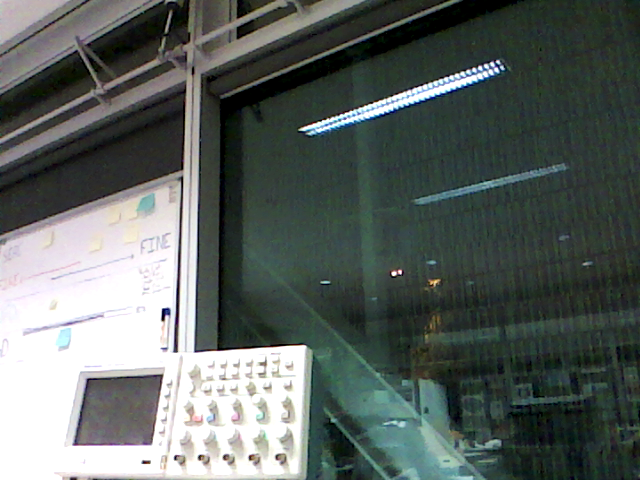
#> input picture lab03/colour/0001.png, 640 x 480 px, given in place of the camera
$ python harris.py
#> lines starting #> are read from the running program, lines starting #| are printed output that depends on the picture
# harris.py

import cv2
import numpy as np

cap = cv2.VideoCapture(-1)  # Open the first camera connected to the computer.

while True:
    ret, frame = cap.read()
#> frame is the input picture: shape (480, 640, 3); mean B, G, R 96.3, 99.9, 92.2
    # The Harris corner detector operates on a grayscale image.
    gray = cv2.cvtColor(frame, cv2.COLOR_BGR2GRAY)
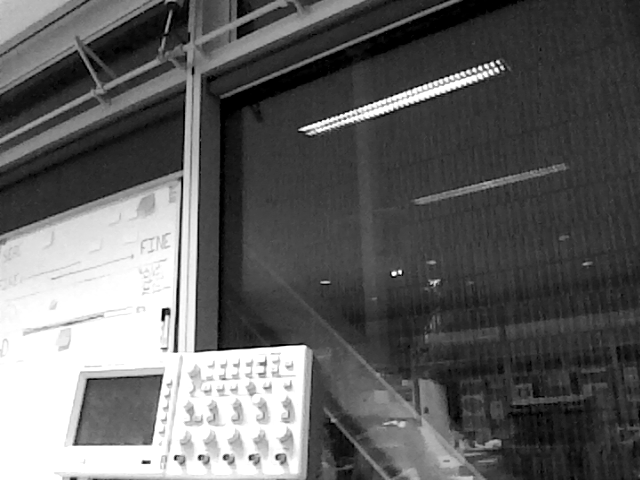
#> gray: shape (480, 640); min 0, max 255, mean 97.2

    corners = cv2.cornerHarris(gray,1,3,0.04)
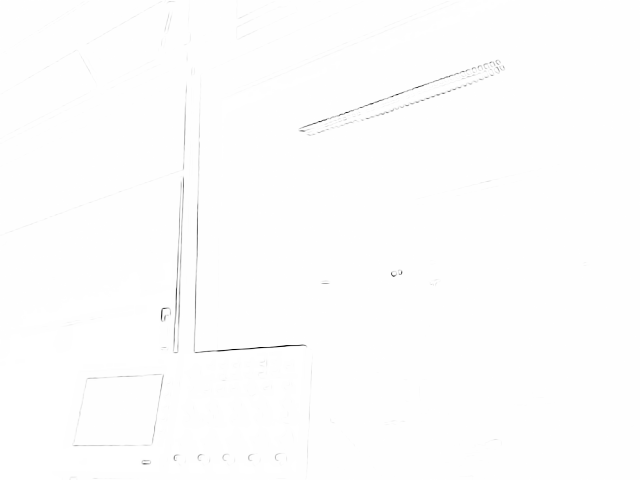
#> corners: shape (480, 640) float32; min -0.0401, max 0, mean -8.99e-05; drawn with min black and max white
    # Dialate the detected corners to make them clearer in the output image.
    corners = cv2.dilate(corners,None)

    # Perform thresholding on the corners to throw away some false positives.
    frame[corners > 0.1 * corners.max()] = [0,0,255]

    cv2.imshow("Harris", frame)

    if cv2.waitKey(100) & 0xFF == ord('q'):  # Close the script when q is pressed.
#> (key q is pressed here)
        break

cap.release()
cv2.destroyAllWindows()
